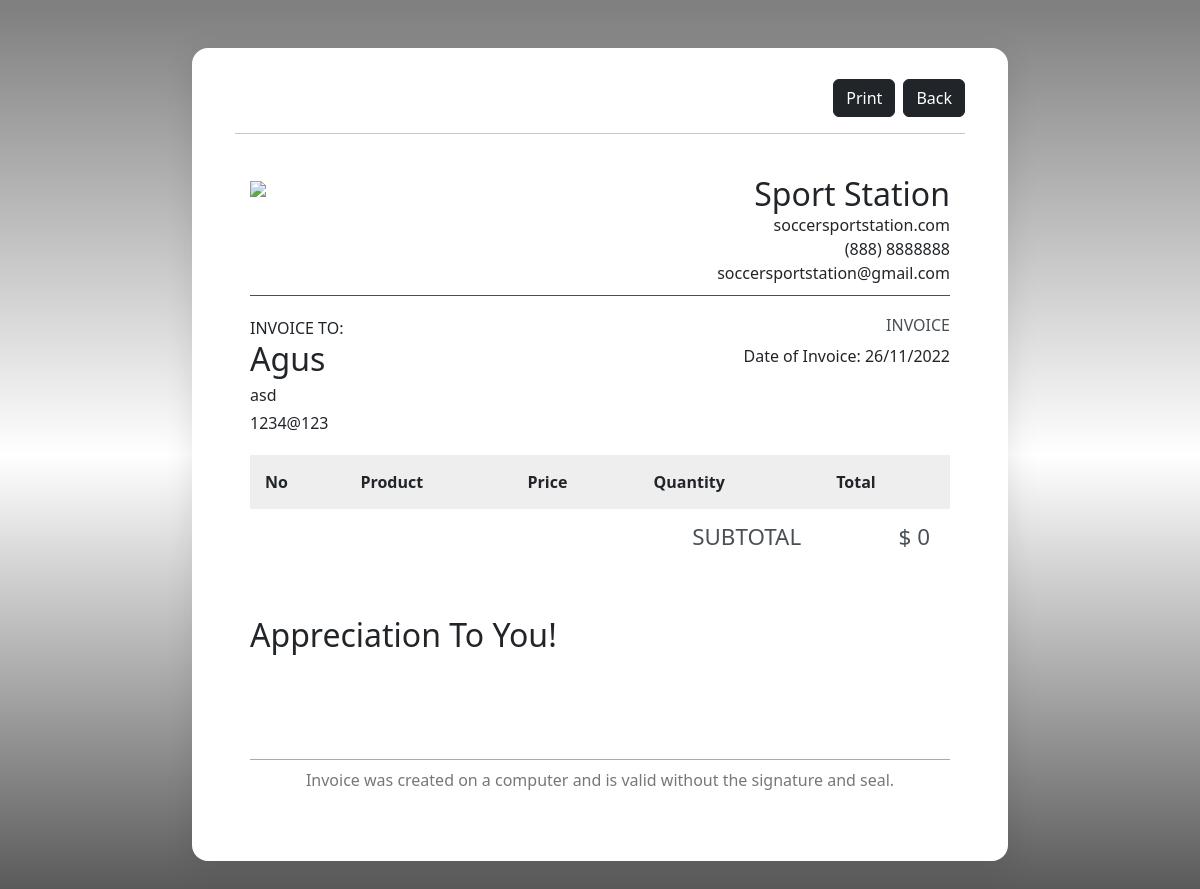
Before: /thankyou_v2.php (signed in) with the older database file.
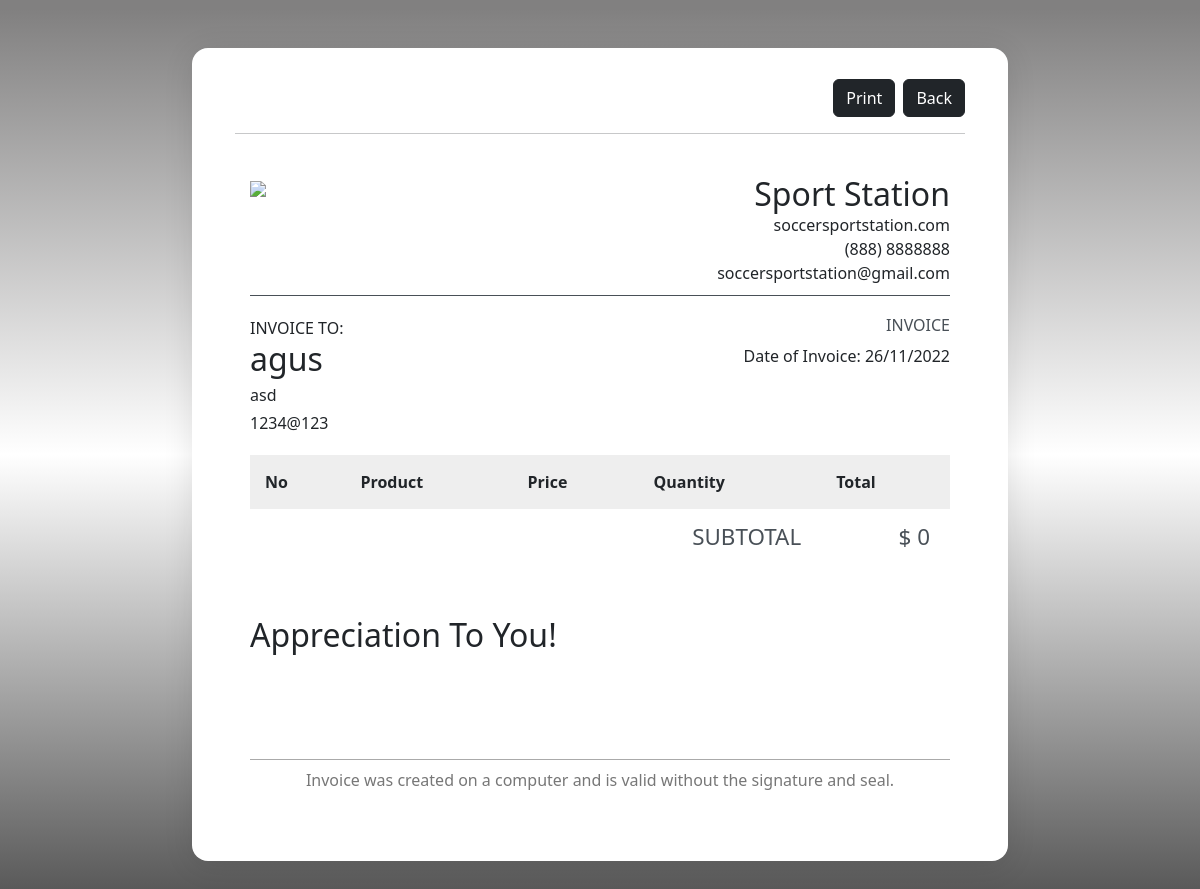
After: the same page with the newer database file.
### tables this page shows
CREATE TABLE `user` (
  `id_user` int(50) NOT NULL,
  `username` varchar(50) NOT NULL,
  `full_name` varchar(64) NOT NULL,
  `email` varchar(64) NOT NULL,
  `alamat` text NOT NULL,
  `nomor_telepon` varchar(13) NOT NULL,
  `password` varchar(25) NOT NULL,
  `status_user` int(1) NOT NULL
);

### thankyou_v2.php (the view, shortened to what this page needs)
<?php
require("functions.php");
$idUser = $_SESSION['idUser'];
$stmt = $conn->query("SELECT * FROM user WHERE id_user='$idUser'");
$user = $stmt->fetch_assoc();
?>
<!DOCTYPE html>
<html lang="en">
<head>
    <link href="https://cdn.jsdelivr.net/npm/bootstrap@5.2.2/dist/css/bootstrap.min.css" rel="stylesheet">
    <link rel="stylesheet" href="style.css">
</head>
<body>
    <div class="bgGradient min-vh-100">
        <div class="row d-flex justify-content-center py-5">
            <div class="col-12 col-xl-8 glass" style="background-color: white">
                <div id="invoice">
                    <div class="toolbar d-print-none">
                        <div class="text-right d-flex justify-content-end">
                            <button id="printInvoice" class="btn btn-dark"><i class="fa fa-print"></i> Print</button>
                            <button id="btnBack" class="btn btn-dark ms-2">Back</button>
                        </div>
                        <hr>
                    </div>
                    <div class="invoice overflow-auto">
                        <div style="min-width: 600px">
                            <header>
                                <div class="row">
                                    <div class="col pb-3">
                                        <a target="_blank" href="destroy.php">
                                            <img src="asset/logo_toko.png" data-holder-rendered="true" style="width: 120px;" />
                                        </a>
                                    </div>
                                    <div class="col company-details">
                                        <h2 class="name">
                                            <a class="text-decoration-none text-dark" target="_blank" href="destroy.php">
                                                Sport Station
                                            </a>
                                        </h2>
                                        <div>soccersportstation.com</div>
                                        <div>(888) 8888888</div>
                                        <div>soccersportstation@gmail.com</div>
                                    </div>
                                </div>
                            </header>
                            <main>
                                <div class="row contacts">
                                    <div class="col invoice-to">
                                        <div class="text-gray-light">INVOICE TO:</div>
                                        <h2 class="to"><?= $user["full_name"] ?></h2>
                                        <div class="address mt-1"><?= $user["alamat"] ?></div>
                                        <div class="email mt-1"><a class="text-decoration-none text-dark" href="mailto:<?= $user["email"] ?>"><?= $user["email"] ?></a></div>
                                    </div>
                                    <div class="col invoice-details">
                                        <h6 class="invoice-id">INVOICE <?= $_SESSION["nomorNota"] ?></h6>
                                        <div class="date">Date of Invoice: <?= date('d/m/Y') ?></div>
                                    </div>
                                </div>
                                <table border="0" cellspacing="0" cellpadding="0">
                                    <thead>
                                        <tr>
                                            <th class="fw-bold">No</th>
                                            <th class="text-left fw-bold">Product</th>
                                            <th class="text-right fw-bold">Price</th>
                                            <th class="text-right fw-bold">Quantity</th>
                                            <th class="text-right fw-bold">Total</th>
                                        </tr>
                                    </thead>
                                        <?php
                                        $subtotal = 0;
                                        ?>
                                    <tfoot>
                                        <tr>
                                            <td colspan="2"></td>
                                            <td colspan="2">SUBTOTAL</td>
                                            <td>$ <?= $subtotal ?></td>
                                        </tr>
                                    </tfoot>
                                </table>
                                <div class="thanks mt-5">
                                    Appreciation To You!
                                </div>
                            </main>
                            <footer>
                                Invoice was created on a computer and is valid without the signature and seal.
                            </footer>
                        </div>
                    </div>
                </div>
            </div>
        </div>
    </div>
</body>
</html>

### style.css (style rules this page uses)
* { -ms-overflow-style: none; scrollbar-width: none; }
.glass { background: rgba(255, 255, 255, 0.2); border-radius: 16px; box-shadow: 0 4px 30px rgba(0, 0, 0, 0.1); backdrop-filter: blur(5px); -webkit-backdrop-filter: blur(5px); border: 1px solid rgba(255, 255, 255, 0.3); }
.bgGradient { background-color: #d6d6d6; background-image: linear-gradient(180deg, #818080 1%, #ffffff 50%, #525252 100%); }
#invoice { padding: 30px; }
.invoice { position: relative; background-color: #fff; min-height: 680px; padding: 15px; }
.invoice header { padding: 10px 0; margin-bottom: 20px; border-bottom: 1px solid #495057; }
.invoice .company-details { text-align: right; }
.invoice .company-details .name { margin-top: 0; margin-bottom: 0; }
.invoice .contacts { margin-bottom: 20px; }
.invoice .invoice-to { text-align: left; }
.invoice .invoice-to .to { margin-top: 0; margin-bottom: 0; }
.invoice .invoice-details { text-align: right; }
.invoice .invoice-details .invoice-id { margin-top: 0; color: #495057; }
.invoice main { padding-bottom: 50px; }
.invoice main .thanks { margin-top: -100px; font-size: 2em; margin-bottom: 50px; }
.invoice table { width: 100%; border-collapse: collapse; border-spacing: 0; margin-bottom: 20px; }
.invoice table td, .invoice table th { padding: 15px; background: #eee; border-bottom: 1px solid #fff; }
.invoice table th { white-space: nowrap; font-weight: 400; font-size: 16px; }
.invoice table tfoot td { background: 0 0; border-bottom: none; white-space: nowrap; text-align: right; padding: 10px 20px; font-size: 1.2em; border-top: 1px solid #aaa; }
.invoice table tfoot tr:first-child td { border-top: none; }
.invoice table tfoot tr:last-child td { color: #495057; font-size: 1.4em; border-top: 1px solid #495057; }
.invoice table tfoot tr td:first-child { border: none; }
.invoice footer { width: 100%; text-align: center; color: #777; border-top: 1px solid #aaa; padding: 8px 0; }

Changed rows visible on the page:
changed user "asd": full_name "Agus" → "agus"
